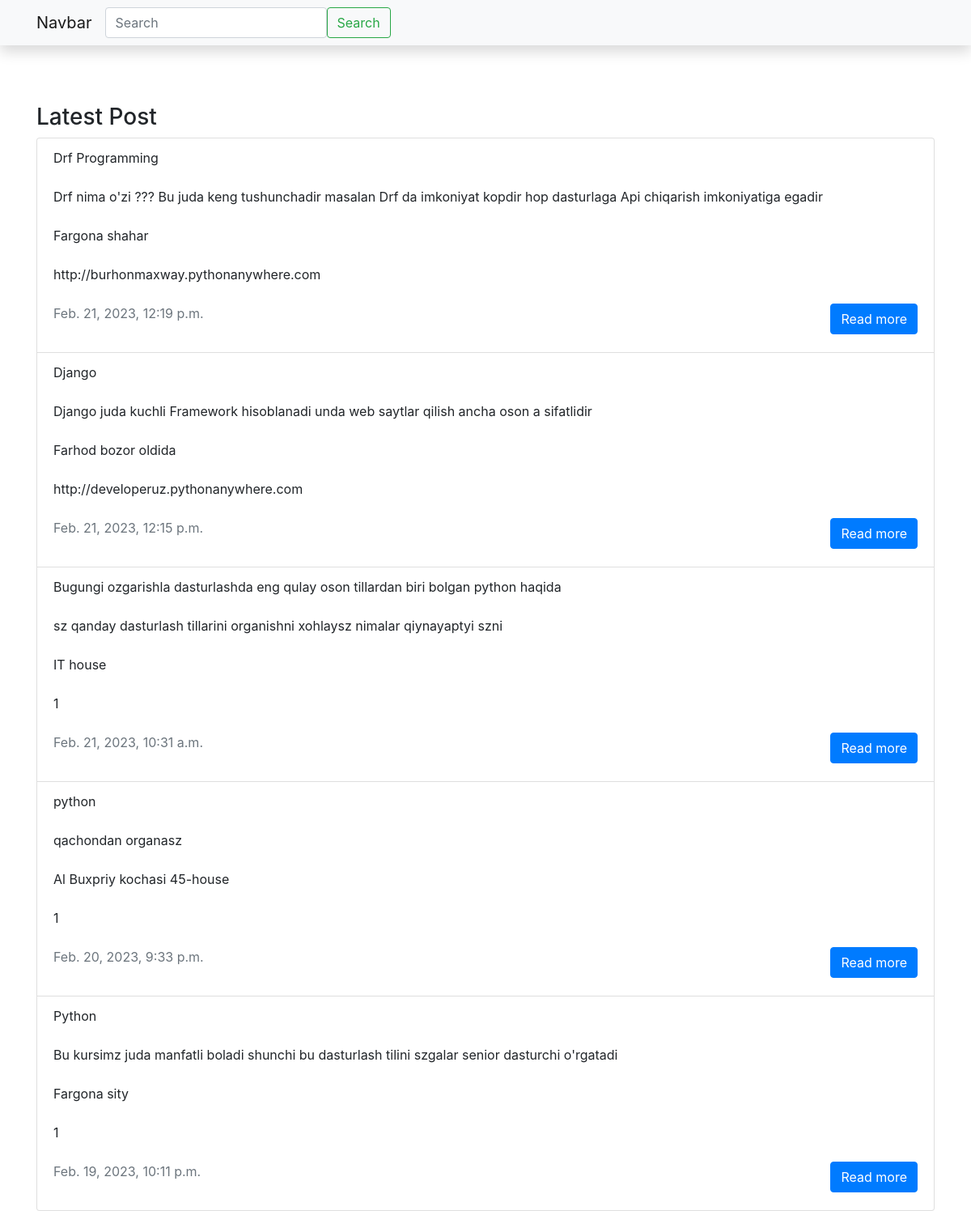
The page /user/ on the database its author committed.
### woow/models.py (models this page shows, shortened)
class Post(models.Model):
    title = models.CharField(max_length=300)
    body  = models.TextField()
    url_name = models.URLField(max_length=400)
    address = models.CharField(max_length=400)
    create  = models.DateTimeField(auto_now_add=True)

### woow/views.py (the view)
# urls.py: path('user/', Post_today, name = 'post')
def Post_today(request):
    if 'q' in request.GET:
        q = request.GET['q']
        articles = Post.objects.filter(Q(title__icontains=q) | Q(address__icontains=q))
    else:
        articles = Post.objects.all().order_by('-id')
        q = None
    return render(request, 'post.html', {"articles": articles, "q": q})

### templates/post.html (shortened to what this page needs)
<!doctype html>
<html lang="en">
  <head>
    <link rel="stylesheet" href="https://cdn.jsdelivr.net/npm/bootstrap@4.3.1/dist/css/bootstrap.min.css">
  </head>
  <body>
        <nav class="shadow navbar navbar-expand-lg navbar-light bg-light">
              <div class="container">
                <a class="navbar-brand" href="#">Navbar</a>
                <div class="collapse navbar-collapse" id="navbarSupportedContent">
                  <form method="GET" action="" class="d-flex">
                    <input class="form-control me-2" type="search" name="q" placeholder="Search" aria-label="Search"><br>
                    <button class="btn btn-outline-success" type="submit">Search</button>
                  </form>
                </div>
              </div>
        </nav>
    <br><br><br>
    <div class="container">
        {% if articles %}
            {% if q %}
            <h3>Related to {{q}}</h3>
            {% else %}
            <h3>Latest Post</h3>
            {% endif %}
            <ul class="list-group list-group-horizontal-xxl">
                {% for article in articles %}
                <li class="list-group-item">{{article.title}}<br><br>{{article.body}}<br><br>{{article.address}}<br><br>{{article.url_name}}<br><br>
                    <a style="float: right;" class="btn btn-primary" href="{% url 'home' %}">Read more</a>
                    <p style="float: left;" class="text-muted">{{article.create}}</p>
                    <br><br>
                </li>
                {% endfor %}
            </ul>
            {% else %}
            <center>There is no  posts</center>
            {% endif %}
    </div>
  </body>
</html>

### rows shown on the page
Post: title "Drf Programming", body "Drf nima o'zi ??? Bu juda keng tushunchadir masalan Drf da imkoniyat kopdir hop dasturlaga Api chiqarish imkoniyatiga egadir", address "Fargona shahar", url_name "http://burhonmaxway.pythonanywhere.com", create "Feb. 21, 2023, 12:19 p.m."
Post: title "Django", body "Django juda kuchli Framework hisoblanadi unda web saytlar qilish ancha oson a sifatlidir", address "Farhod bozor oldida", url_name "http://developeruz.pythonanywhere.com", create "Feb. 21, 2023, 12:15 p.m."
Post: title "Bugungi ozgarishla dasturlashda eng qulay oson tillardan biri bolgan python haqida", body "sz qanday dasturlash tillarini organishni xohlaysz nimalar qiynayaptyi szni", address "IT house", url_name "1", create "Feb. 21, 2023, 10:31 a.m."
Post: title "python", body "qachondan organasz", address "Al Buxpriy kochasi 45-house", url_name "1", create "Feb. 20, 2023, 9:33 p.m."
Post: title "Python", body "Bu kursimz juda manfatli boladi shunchi bu dasturlash tilini szgalar senior dasturchi o'rgatadi", address "Fargona sity", url_name "1", create "Feb. 19, 2023, 10:11 p.m."
